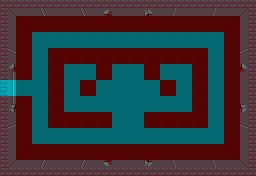

Tiled map render using the project's own tile images. Description and the whole map definition, tile-layer contents included, below:
An orthogonal 16x11 tile map with 16x16 px tiles, 2 tile layers (TileMapForeground, CollisionMask), 1 hidden layer not drawn, 2 tilesets, 1 image layer and 5 objects (PortalWest, PortalEast, PortalNorth, PortalSouth, Triforce).

<map version="1.0" orientation="orthogonal" renderorder="left-up" width="16" height="11" tilewidth="16" tileheight="16" nextobjectid="14">
 <tileset firstgid="1" name="zelda-tileset" tilewidth="16" tileheight="16" tilecount="1024" columns="32">
  <image source="../../Images/TileSets/TileSet_World.png" width="512" height="512" />
 </tileset>
 <tileset firstgid="1025" name="CollisionMask" tilewidth="16" tileheight="16" tilecount="16" columns="4">
  <image source="../../Images/TileSets/TileSet_CollisionMask.png" width="64" height="64" />
 </tileset>
 <imagelayer name="RefImage" opacity="0.33" offsetx="-1280" offsety="-175">
  <image source="../../Images/Maps/Zelda_Quest1_Dundeon1.png" width="1536" height="1056" />
 </imagelayer>
 <layer name="TileMap" width="16" height="11" visible="0">
  <data encoding="csv">
4,5,6,5,5,7,8,5,5,9,10,5,5,11,5,12,
41,42,43,44,45,46,47,48,48,49,50,51,52,53,54,55,
41,99,100,100,100,100,100,100,100,100,100,100,100,100,101,55,
131,132,100,133,133,133,133,133,133,133,133,133,133,100,134,135,
167,168,100,133,100,100,383,100,100,384,100,100,133,100,169,170,
203,388,100,133,100,383,100,100,100,100,384,100,133,100,205,55,
236,237,100,133,100,100,100,100,100,100,100,100,133,100,238,239,
270,271,100,133,133,133,133,100,100,133,133,133,133,100,272,273,
41,282,100,100,100,100,100,100,100,100,100,100,100,100,283,55,
41,288,289,290,291,292,293,294,294,295,296,297,298,299,300,55,
333,334,335,334,334,336,337,334,334,338,339,334,334,340,334,341
</data>
 </layer>
 <layer name="TileMapForeground" width="16" height="11">
  <data encoding="csv">
4,5,6,5,5,7,8,5,5,9,10,5,5,11,5,12,
41,0,0,0,0,0,0,0,0,0,0,0,0,0,0,55,
41,0,0,0,0,0,0,0,0,0,0,0,0,0,0,55,
131,0,0,0,0,0,0,0,0,0,0,0,0,0,0,135,
167,0,0,0,0,0,0,0,0,0,0,0,0,0,0,170,
203,0,0,0,0,0,0,0,0,0,0,0,0,0,0,55,
236,0,0,0,0,0,0,0,0,0,0,0,0,0,0,239,
270,0,0,0,0,0,0,0,0,0,0,0,0,0,0,273,
41,0,0,0,0,0,0,0,0,0,0,0,0,0,0,55,
41,0,0,0,0,0,0,0,0,0,0,0,0,0,0,55,
333,334,335,334,334,336,337,334,334,338,339,334,334,340,334,341
</data>
 </layer>
 <layer name="CollisionMask" width="16" height="11" opacity="0.5">
  <data encoding="csv">
1026,1026,1026,1026,1026,1026,1026,1026,1026,1026,1026,1026,1026,1026,1026,1026,
1026,1026,1026,1026,1026,1026,1026,1026,1026,1026,1026,1026,1026,1026,1026,1026,
1026,1026,1025,1025,1025,1025,1025,1025,1025,1025,1025,1025,1025,1025,1026,1026,
1026,1026,1025,1026,1026,1026,1026,1026,1026,1026,1026,1026,1026,1025,1026,1026,
1026,1026,1025,1026,1025,1025,1026,1025,1025,1026,1025,1025,1026,1025,1026,1026,
1025,1025,1025,1026,1025,1026,1025,1025,1025,1025,1026,1025,1026,1025,1026,1026,
1026,1026,1025,1026,1025,1025,1025,1025,1025,1025,1025,1025,1026,1025,1026,1026,
1026,1026,1025,1026,1026,1026,1026,1025,1025,1026,1026,1026,1026,1025,1026,1026,
1026,1026,1025,1025,1025,1025,1025,1025,1025,1025,1025,1025,1025,1025,1026,1026,
1026,1026,1026,1026,1026,1026,1026,1026,1026,1026,1026,1026,1026,1026,1026,1026,
1026,1026,1026,1026,1026,1026,1026,1026,1026,1026,1026,1026,1026,1026,1026,1026
</data>
 </layer>
 <objectgroup name="Portals">
  <object id="1" name="PortalWest" x="0" y="4" width="2" height="168">
   <properties>
    <property name="TargetMap" value="Dungeon_4-1" />
    <property name="TransitionType" type="int" value="2" />
   </properties>
  </object>
  <object id="2" name="PortalEast" x="254" y="4" width="2" height="168">
   <properties>
    <property name="TargetMap" value="Dungeon_5-1" />
    <property name="TransitionType" type="int" value="0" />
   </properties>
  </object>
  <object id="3" name="PortalNorth" x="4" y="0" width="248" height="2">
   <properties>
    <property name="TargetMap" value="Dungeon_5-0" />
    <property name="TransitionType" type="int" value="1" />
   </properties>
  </object>
  <object id="4" name="PortalSouth" x="4" y="174" width="248" height="2">
   <properties>
    <property name="TargetMap" value="Dungeon_5-2" />
    <property name="TransitionType" type="int" value="3" />
   </properties>
  </object>
 </objectgroup>
 <objectgroup name="Enemies" />
 <objectgroup name="Items">
  <object id="12" name="Triforce" x="120" y="84" width="16" height="16">
   <properties>
    <property name="Name" value="Triforce" />
   </properties>
  </object>
 </objectgroup>
</map>
